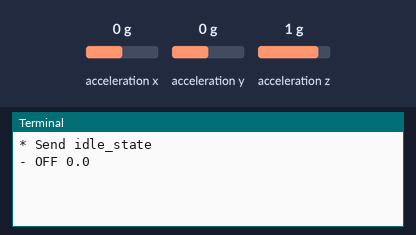
Recording of a program running on a simulated Raspberry Pi (BCM pin numbers). Parts: the last lines printed to the terminal. The test bench sets the inputs (shaded band); at power-on: acceleration x 0 g, acceleration y 0 g, acceleration z 1 g. System figures (address, load, memory, disk, uptime) are fixed made-up values; web requests get an empty 200 reply after 0.4 s; library files of the repository ran but are not shown: adxl345.py.

Above: at 1.6 s.
1.7 s: acceleration x set to -1.4 g
At 3.2 s:
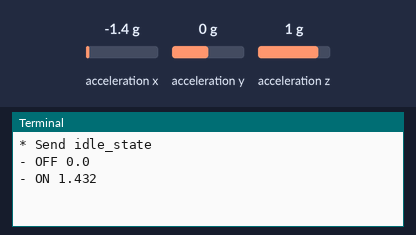
3.9 s: acceleration y set to -0.8 g
At 5.3 s:
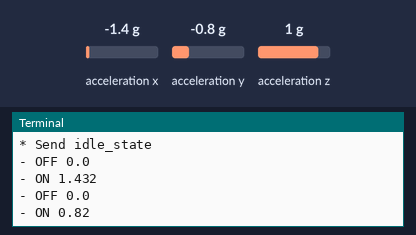

The program:

sensor.py
```python
# (licence header left out)
from adxl345 import ADXL345
from math import sqrt
import time
import requests


URL = 'http://admin.kaist.ac.kr:3535/get_data?'
ID = '1'
ON_OFF_STANDARD = 0.12
SLEEP_DELAY = 0.1
ACCUMULATED_NUMBER = 10
ACCUMULATED_STANDARD = 10

# Use BLE Beacon
BLE_USED = False
# Fixed hex
BLE_HEX_FIXED_FORWARD = 'sudo hcitool -i hci0 cmd 0x08 0x0008 1E 02 01 1A 1A FF 4C 00 02 15 E2 0A 39 F4 73 F5 4B C4 A1 2F 17 D1 AD 07 A9 61 '
# Major (Machine id)
BLE_HEX_MACHINE_ID = '00 0' + ID + ' '
# Minor (State 0: idle, 1: running)
BLE_HEX_STATE_IDLE = '00 00 '
BLE_HEX_STATE_RUN = '00 01 '
BLE_HEX_FIXED_BACK = 'C8 00 '

if BLE_USED:
    from subprocess import call, Popen


def check_onoff(adxl345):
    std = 0
    x, y, z = 0, 0, 0
    for i in range(ACCUMULATED_NUMBER):
        axes = adxl345.getAxes(True)
        x_before, y_before, z_before = x, y, z
        x, y, z = axes['x'], axes['y'], axes['z']
        if i != 0:
            std += sqrt((x-x_before)**2 + (y-y_before)**2 + (z-z_before)**2)
        time.sleep(SLEEP_DELAY)
    if std > ON_OFF_STANDARD:
        print "- ON " + str(std)
        return True
    else:
        print "- OFF " + str(std)
        return False

def send_state(state):
    if state:
        print "* Send running_state"
        r = requests.get(URL+'id='+ID+'&state=run')
    else:
        print "* Send idle_state"
        r = requests.get(URL+'id='+ID+'&state=idle')

def change_beacon_state(state):
    if state:
        print "* Beacon_state running"
        msg = BLE_HEX_FIXED_FORWARD + BLE_HEX_MACHINE_ID + BLE_HEX_STATE_RUN + BLE_HEX_FIXED_BACK
        call(msg, shell=True)
    else:
        print "* Beacon_state idle"
        msg = BLE_HEX_FIXED_FORWARD + BLE_HEX_MACHINE_ID + BLE_HEX_STATE_IDLE + BLE_HEX_FIXED_BACK
        call(msg, shell=True)

if __name__ == "__main__":
    adxl345 = ADXL345()
    is_running = False
    count = 0

    send_state(is_running)
    if BLE_USED:
        Popen(['./scripts/init.sh'], shell=True)
        change_beacon_state(is_running)

    while True:
        if check_onoff(adxl345):
            if count < ACCUMULATED_STANDARD*2:
                count += 1
            if not is_running and count > ACCUMULATED_STANDARD:
                is_running = True
                send_state(is_running)
                if BLE_USED:
                    change_beacon_state(is_running)
        else:
            if count > 0:
                count -= 1
            if is_running and count < ACCUMULATED_STANDARD+1:
                is_running = False
                send_state(is_running)
                if BLE_USED:
                    change_beacon_state(is_running)
```

Measured:
- after the input at 1.7 s, the terminal: prints a new line after 0.72 s (image 1)
- after the input at 3.9 s, the terminal: prints a new line after 0.54 s (image 2)
